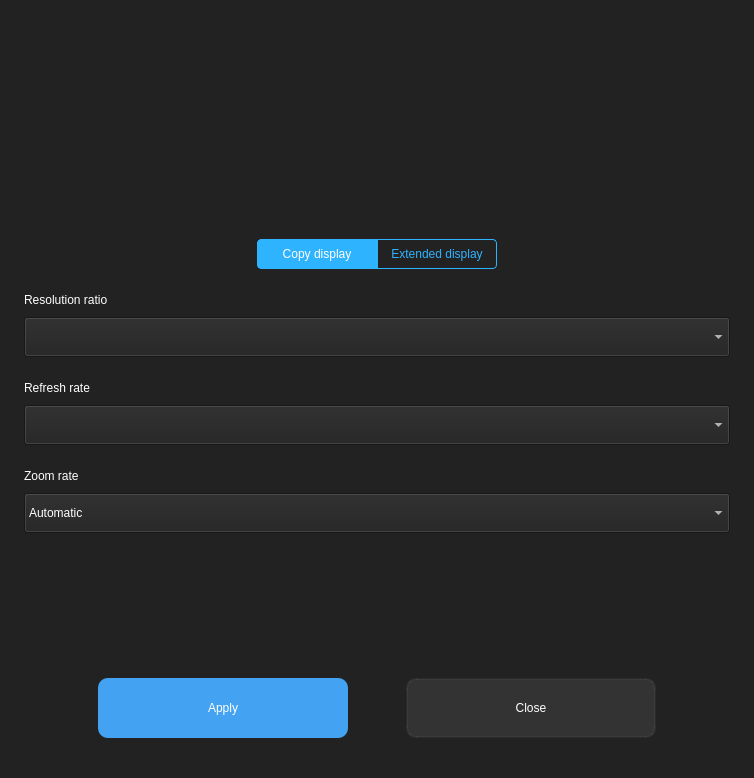
<?xml version="1.0" encoding="UTF-8"?>
<ui version="4.0">
 <class>KiranDisplayConfiguration</class>
 <widget class="QWidget" name="KiranDisplayConfiguration">
  <property name="geometry">
   <rect>
    <x>0</x>
    <y>0</y>
    <width>754</width>
    <height>778</height>
   </rect>
  </property>
  <property name="windowTitle">
   <string>KiranDisplayConfiguration</string>
  </property>
  <property name="styleSheet">
   <string notr="true">QWidget:focus{
outline: none;
}

QWidget{
background-color: #222222;
color: #ffffff;
}


  QWidget:disabled {
      background-color: rgba(255,255,255,5);
	color: rgba(255,255,255,60);
  }

</string>
  </property>
  <layout class="QVBoxLayout" name="verticalLayout" stretch="2,0,5">
   <property name="spacing">
    <number>20</number>
   </property>
   <property name="leftMargin">
    <number>24</number>
   </property>
   <property name="topMargin">
    <number>24</number>
   </property>
   <property name="rightMargin">
    <number>24</number>
   </property>
   <property name="bottomMargin">
    <number>0</number>
   </property>
   <item>
    <widget class="KiranDisplayConfigurationPanel" name="panel" native="true"/>
   </item>
   <item>
    <widget class="QWidget" name="tabBtnWidget" native="true">
     <layout class="QVBoxLayout" name="verticalLayout_12">
      <property name="spacing">
       <number>0</number>
      </property>
      <property name="leftMargin">
       <number>0</number>
      </property>
      <property name="topMargin">
       <number>0</number>
      </property>
      <property name="rightMargin">
       <number>0</number>
      </property>
      <property name="bottomMargin">
       <number>0</number>
      </property>
      <item>
       <layout class="QHBoxLayout" name="horizontalLayout_3">
        <property name="spacing">
         <number>0</number>
        </property>
        <property name="bottomMargin">
         <number>0</number>
        </property>
        <item>
         <spacer name="horizontalSpacer">
          <property name="orientation">
           <enum>Qt::Horizontal</enum>
          </property>
          <property name="sizeHint" stdset="0">
           <size>
            <width>40</width>
            <height>20</height>
           </size>
          </property>
         </spacer>
        </item>
        <item>
         <widget class="QPushButton" name="pushButton_copy_display">
          <property name="minimumSize">
           <size>
            <width>120</width>
            <height>30</height>
           </size>
          </property>
          <property name="maximumSize">
           <size>
            <width>120</width>
            <height>30</height>
           </size>
          </property>
          <property name="styleSheet">
           <string notr="true">
QPushButton {
    border: 1px solid #2eb3ff;
	color: #2eb3ff;
	border-top-left-radius: 4px;
	border-bottom-left-radius: 4px;
  }

  QPushButton:hover {
	background-color: rgb(121, 195, 255);
	color: #ffffff;	
  }
  QPushButton:checked {
      background-color:#2eb3ff;
	 color: #ffffff;	
	 border-top-left-radius: 4px;
 	 border-bottom-left-radius: 4px;
  }
</string>
          </property>
          <property name="text">
           <string>Copy display</string>
          </property>
          <property name="checkable">
           <bool>true</bool>
          </property>
          <property name="checked">
           <bool>true</bool>
          </property>
          <property name="flat">
           <bool>true</bool>
          </property>
         </widget>
        </item>
        <item>
         <widget class="QPushButton" name="pushButton_extend_display">
          <property name="minimumSize">
           <size>
            <width>120</width>
            <height>30</height>
           </size>
          </property>
          <property name="maximumSize">
           <size>
            <width>120</width>
            <height>30</height>
           </size>
          </property>
          <property name="styleSheet">
           <string notr="true">
QPushButton {
    border: 1px solid #2eb3ff;
	color: #2eb3ff;
	border-top-right-radius: 4px;
	border-bottom-right-radius: 4px;
  }

  QPushButton:hover {
	background-color: rgb(121, 195, 255);
	color: #ffffff;	
  }
  QPushButton:checked {
      background-color: #2eb3ff;
	 color: #ffffff;	
	 border-top-right-radius: 4px;
 	 border-bottom-right-radius: 4px;
  }
</string>
          </property>
          <property name="text">
           <string>Extended display</string>
          </property>
          <property name="checkable">
           <bool>true</bool>
          </property>
         </widget>
        </item>
        <item>
         <spacer name="horizontalSpacer_2">
          <property name="orientation">
           <enum>Qt::Horizontal</enum>
          </property>
          <property name="sizeHint" stdset="0">
           <size>
            <width>40</width>
            <height>20</height>
           </size>
          </property>
         </spacer>
        </item>
       </layout>
      </item>
     </layout>
    </widget>
   </item>
   <item>
    <widget class="QScrollArea" name="scrollArea">
     <property name="styleSheet">
      <string notr="true">
  QScrollBar:vertical {
      border: 0px solid grey;
      background: rgba(255,255,255,10);
      width: 6px;
      margin: 20px 0px 20px 0px;
  }
  QScrollBar::handle:vertical {
      background: rgba(255,255,255,30);
      min-height: 20px;
  }
  QScrollBar::add-line:vertical {
      border: 0px solid grey;
      background: #32CC99;
      height: 0px;
      subcontrol-position: right;
      subcontrol-origin: margin;
  }

  QScrollBar::sub-line:vertical {
      border: 0px solid grey;
      background: #32CC99;
      height: 0px;
      subcontrol-position: left;
      subcontrol-origin: margin;
  }

  QScrollBar:horizontal {
      border: 0px solid grey;
      background: rgba(255,255,255,10);
      height: 6px;
      margin: 0px 20px 0 20px;
  }
  QScrollBar::handle:horizontal {
      background: rgba(255,255,255,30);
      min-width: 20px;
  }
  QScrollBar::add-line:horizontal {
      border: 0px solid grey;
      width: 0px;
      subcontrol-position: right;
      subcontrol-origin: margin;
  }

  QScrollBar::sub-line:horizontal {
      border: 0px solid grey;
      width: 0px;
      subcontrol-position: left;
      subcontrol-origin: margin;
  }</string>
     </property>
     <property name="frameShape">
      <enum>QFrame::NoFrame</enum>
     </property>
     <property name="sizeAdjustPolicy">
      <enum>QAbstractScrollArea::AdjustToContents</enum>
     </property>
     <property name="widgetResizable">
      <bool>true</bool>
     </property>
     <widget class="QWidget" name="scrollAreaWidgetContents">
      <property name="geometry">
       <rect>
        <x>0</x>
        <y>0</y>
        <width>692</width>
        <height>501</height>
       </rect>
      </property>
      <property name="sizePolicy">
       <sizepolicy hsizetype="Preferred" vsizetype="Expanding">
        <horstretch>0</horstretch>
        <verstretch>0</verstretch>
       </sizepolicy>
      </property>
      <property name="styleSheet">
       <string notr="true"/>
      </property>
      <layout class="QVBoxLayout" name="verticalLayout_10">
       <property name="spacing">
        <number>0</number>
       </property>
       <property name="leftMargin">
        <number>0</number>
       </property>
       <property name="topMargin">
        <number>0</number>
       </property>
       <property name="rightMargin">
        <number>0</number>
       </property>
       <property name="bottomMargin">
        <number>0</number>
       </property>
       <item>
        <widget class="QStackedWidget" name="stackedWidget">
         <property name="currentIndex">
          <number>0</number>
         </property>
         <widget class="QWidget" name="stackedWidgetPage1">
          <layout class="QVBoxLayout" name="verticalLayout_2">
           <property name="spacing">
            <number>24</number>
           </property>
           <property name="leftMargin">
            <number>0</number>
           </property>
           <property name="topMargin">
            <number>4</number>
           </property>
           <property name="rightMargin">
            <number>0</number>
           </property>
           <property name="bottomMargin">
            <number>0</number>
           </property>
           <item>
            <layout class="QVBoxLayout" name="verticalLayout_7">
             <property name="spacing">
              <number>10</number>
             </property>
             <item>
              <widget class="QLabel" name="label">
               <property name="text">
                <string>Resolution ratio</string>
               </property>
              </widget>
             </item>
             <item>
              <widget class="KiranComboBox" name="comboBox_resolving">
               <property name="minimumSize">
                <size>
                 <width>0</width>
                 <height>40</height>
                </size>
               </property>
               <property name="maximumSize">
                <size>
                 <width>16777215</width>
                 <height>40</height>
                </size>
               </property>
              </widget>
             </item>
            </layout>
           </item>
           <item>
            <layout class="QVBoxLayout" name="verticalLayout_8">
             <property name="spacing">
              <number>10</number>
             </property>
             <item>
              <widget class="QLabel" name="label_2">
               <property name="text">
                <string>Refresh rate</string>
               </property>
              </widget>
             </item>
             <item>
              <widget class="KiranComboBox" name="comboBox_refreshRate">
               <property name="minimumSize">
                <size>
                 <width>0</width>
                 <height>40</height>
                </size>
               </property>
               <property name="maximumSize">
                <size>
                 <width>16777215</width>
                 <height>40</height>
                </size>
               </property>
              </widget>
             </item>
            </layout>
           </item>
           <item>
            <layout class="QVBoxLayout" name="verticalLayout_9">
             <property name="spacing">
              <number>10</number>
             </property>
             <item>
              <widget class="QLabel" name="label_3">
               <property name="text">
                <string>Zoom rate</string>
               </property>
              </widget>
             </item>
             <item>
              <widget class="KiranComboBox" name="comboBox_windowScalingFactor">
               <property name="minimumSize">
                <size>
                 <width>0</width>
                 <height>40</height>
                </size>
               </property>
               <property name="maximumSize">
                <size>
                 <width>16777215</width>
                 <height>40</height>
                </size>
               </property>
               <item>
                <property name="text">
                 <string>Automatic</string>
                </property>
               </item>
               <item>
                <property name="text">
                 <string>100% (recommended)</string>
                </property>
               </item>
               <item>
                <property name="text">
                 <string>200%</string>
                </property>
               </item>
              </widget>
             </item>
            </layout>
           </item>
           <item>
            <spacer name="verticalSpacer">
             <property name="orientation">
              <enum>Qt::Vertical</enum>
             </property>
             <property name="sizeType">
              <enum>QSizePolicy::Expanding</enum>
             </property>
             <property name="sizeHint" stdset="0">
              <size>
               <width>20</width>
               <height>40</height>
              </size>
             </property>
            </spacer>
           </item>
           <item>
            <layout class="QHBoxLayout" name="horizontalLayout_5">
             <property name="spacing">
              <number>58</number>
             </property>
             <property name="bottomMargin">
              <number>40</number>
             </property>
             <item>
              <spacer name="horizontalSpacer_7">
               <property name="orientation">
                <enum>Qt::Horizontal</enum>
               </property>
               <property name="sizeHint" stdset="0">
                <size>
                 <width>40</width>
                 <height>20</height>
                </size>
               </property>
              </spacer>
             </item>
             <item>
              <widget class="QPushButton" name="pushButton_ok">
               <property name="minimumSize">
                <size>
                 <width>250</width>
                 <height>60</height>
                </size>
               </property>
               <property name="maximumSize">
                <size>
                 <width>250</width>
                 <height>60</height>
                </size>
               </property>
               <property name="styleSheet">
                <string notr="true">QPushButton {
      border-radius:10px;
	background-color: rgb(67, 163, 242);
  }

  QPushButton:hover {
	background-color: rgb(121, 195, 255);
  }
  QPushButton:pressed {
      background-color: rgb(21, 104, 173);
  }

  QPushButton:disabled {
      background-color: rgba(255,255,255,5);
	color: rgba(255,255,255,60);
  }

</string>
               </property>
               <property name="text">
                <string>Apply</string>
               </property>
              </widget>
             </item>
             <item>
              <widget class="QPushButton" name="pushButton_cancel">
               <property name="minimumSize">
                <size>
                 <width>250</width>
                 <height>60</height>
                </size>
               </property>
               <property name="maximumSize">
                <size>
                 <width>250</width>
                 <height>60</height>
                </size>
               </property>
               <property name="styleSheet">
                <string notr="true">QPushButton {
border-radius:10px;
background-color: rgba(255, 255, 255, 20);
border: 2px solid rgba(255, 255, 255, 10);
  }
  QPushButton:hover {
border-radius:10px;
background-color: rgba(255, 255, 255, 30);
border: 2px solid rgba(67, 163, 242,10);
  }
  QPushButton:pressed {
border-radius:10px;
background-color: rgba(255, 255, 255, 10);
border: 2px solid rgba(255, 255, 255, 20);
  }</string>
               </property>
               <property name="text">
                <string>Close</string>
               </property>
              </widget>
             </item>
             <item>
              <spacer name="horizontalSpacer_8">
               <property name="orientation">
                <enum>Qt::Horizontal</enum>
               </property>
               <property name="sizeHint" stdset="0">
                <size>
                 <width>40</width>
                 <height>20</height>
                </size>
               </property>
              </spacer>
             </item>
            </layout>
           </item>
          </layout>
         </widget>
         <widget class="QWidget" name="stackedWidgetPage2">
          <layout class="QVBoxLayout" name="verticalLayout_3">
           <property name="spacing">
            <number>24</number>
           </property>
           <property name="leftMargin">
            <number>0</number>
           </property>
           <property name="topMargin">
            <number>0</number>
           </property>
           <property name="rightMargin">
            <number>0</number>
           </property>
           <property name="bottomMargin">
            <number>0</number>
           </property>
           <item>
            <widget class="QWidget" name="enable_widget" native="true">
             <property name="minimumSize">
              <size>
               <width>0</width>
               <height>0</height>
              </size>
             </property>
             <layout class="QVBoxLayout" name="verticalLayout_13">
              <property name="spacing">
               <number>18</number>
              </property>
              <property name="leftMargin">
               <number>0</number>
              </property>
              <property name="topMargin">
               <number>0</number>
              </property>
              <property name="rightMargin">
               <number>0</number>
              </property>
              <property name="bottomMargin">
               <number>0</number>
              </property>
              <item>
               <layout class="QHBoxLayout" name="horizontalLayout_2">
                <item>
                 <widget class="QLabel" name="label_7">
                  <property name="text">
                   <string>Open</string>
                  </property>
                 </widget>
                </item>
                <item>
                 <spacer name="horizontalSpacer_3">
                  <property name="orientation">
                   <enum>Qt::Horizontal</enum>
                  </property>
                  <property name="sizeHint" stdset="0">
                   <size>
                    <width>40</width>
                    <height>20</height>
                   </size>
                  </property>
                 </spacer>
                </item>
                <item>
                 <widget class="QPushButton" name="pushButton_enabled">
                  <property name="minimumSize">
                   <size>
                    <width>54</width>
                    <height>24</height>
                   </size>
                  </property>
                  <property name="maximumSize">
                   <size>
                    <width>54</width>
                    <height>24</height>
                   </size>
                  </property>
                  <property name="styleSheet">
                   <string notr="true">QPushButton{ border-image:url(://images/close_btn.png) ;}

  QPushButton:checked {
       border-image: url(://images/open_btn.png);
  }

  QPushButton:checked:disabled {
       border-image: url(://images/open_btn_disable.png);
  }

  QPushButton:disabled {
       border-image: url(://images/close_btn_disable.png);
  }</string>
                  </property>
                  <property name="text">
                   <string/>
                  </property>
                  <property name="checkable">
                   <bool>true</bool>
                  </property>
                 </widget>
                </item>
               </layout>
              </item>
              <item>
               <widget class="QWidget" name="widget_extra_primary" native="true">
                <layout class="QHBoxLayout" name="horizontalLayout_6">
                 <property name="spacing">
                  <number>0</number>
                 </property>
                 <property name="leftMargin">
                  <number>0</number>
                 </property>
                 <property name="topMargin">
                  <number>0</number>
                 </property>
                 <property name="rightMargin">
                  <number>0</number>
                 </property>
                 <property name="bottomMargin">
                  <number>0</number>
                 </property>
                 <item>
                  <layout class="QHBoxLayout" name="horizontalLayout_4">
                   <item>
                    <widget class="QLabel" name="label_8">
                     <property name="text">
                      <string>Set as main display</string>
                     </property>
                    </widget>
                   </item>
                   <item>
                    <spacer name="horizontalSpacer_4">
                     <property name="orientation">
                      <enum>Qt::Horizontal</enum>
                     </property>
                     <property name="sizeHint" stdset="0">
                      <size>
                       <width>40</width>
                       <height>20</height>
                      </size>
                     </property>
                    </spacer>
                   </item>
                   <item>
                    <widget class="QPushButton" name="pushButton_extra_primary">
                     <property name="enabled">
                      <bool>true</bool>
                     </property>
                     <property name="minimumSize">
                      <size>
                       <width>54</width>
                       <height>24</height>
                      </size>
                     </property>
                     <property name="maximumSize">
                      <size>
                       <width>54</width>
                       <height>24</height>
                      </size>
                     </property>
                     <property name="styleSheet">
                      <string notr="true">QPushButton{ border-image:url(://images/close_btn.png) ;}

  QPushButton:checked {
       border-image: url(://images/open_btn.png);
  }
  QPushButton:checked:disabled {
       border-image: url(://images/open_btn_disable.png);
  }

  QPushButton:disabled {
       border-image: url(://images/close_btn_disable.png);
  }</string>
                     </property>
                     <property name="text">
                      <string/>
                     </property>
                     <property name="checkable">
                      <bool>true</bool>
                     </property>
                    </widget>
                   </item>
                  </layout>
                 </item>
                </layout>
               </widget>
              </item>
             </layout>
             <zorder></zorder>
             <zorder>widget_extra_primary</zorder>
            </widget>
           </item>
           <item>
            <layout class="QVBoxLayout" name="verticalLayout_4">
             <property name="spacing">
              <number>10</number>
             </property>
             <item>
              <widget class="QLabel" name="label_4">
               <property name="text">
                <string>Resolution ratio</string>
               </property>
              </widget>
             </item>
             <item>
              <widget class="KiranComboBox" name="comboBox_extra_resolving">
               <property name="minimumSize">
                <size>
                 <width>0</width>
                 <height>40</height>
                </size>
               </property>
               <property name="maximumSize">
                <size>
                 <width>16777215</width>
                 <height>40</height>
                </size>
               </property>
              </widget>
             </item>
            </layout>
           </item>
           <item>
            <layout class="QVBoxLayout" name="verticalLayout_5">
             <property name="spacing">
              <number>10</number>
             </property>
             <item>
              <widget class="QLabel" name="label_5">
               <property name="text">
                <string>Refresh rate</string>
               </property>
              </widget>
             </item>
             <item>
              <widget class="KiranComboBox" name="comboBox_extra_refreshRate">
               <property name="minimumSize">
                <size>
                 <width>0</width>
                 <height>40</height>
                </size>
               </property>
               <property name="maximumSize">
                <size>
                 <width>16777215</width>
                 <height>40</height>
                </size>
               </property>
              </widget>
             </item>
            </layout>
           </item>
           <item>
            <layout class="QVBoxLayout" name="verticalLayout_6">
             <property name="spacing">
              <number>10</number>
             </property>
             <item>
              <widget class="QLabel" name="label_6">
               <property name="text">
                <string>Zoom rate</string>
               </property>
              </widget>
             </item>
             <item>
              <widget class="KiranComboBox" name="comboBox_extra_windowScalingFactor">
               <property name="minimumSize">
                <size>
                 <width>0</width>
                 <height>40</height>
                </size>
               </property>
               <property name="maximumSize">
                <size>
                 <width>16777215</width>
                 <height>40</height>
                </size>
               </property>
               <item>
                <property name="text">
                 <string>Automatic</string>
                </property>
               </item>
               <item>
                <property name="text">
                 <string>100% (recommended)</string>
                </property>
               </item>
               <item>
                <property name="text">
                 <string>200%</string>
                </property>
               </item>
              </widget>
             </item>
            </layout>
           </item>
           <item>
            <spacer name="verticalSpacer_2">
             <property name="orientation">
              <enum>Qt::Vertical</enum>
             </property>
             <property name="sizeHint" stdset="0">
              <size>
               <width>20</width>
               <height>40</height>
              </size>
             </property>
            </spacer>
           </item>
           <item>
            <layout class="QHBoxLayout" name="horizontalLayout">
             <property name="spacing">
              <number>58</number>
             </property>
             <property name="bottomMargin">
              <number>40</number>
             </property>
             <item>
              <spacer name="horizontalSpacer_5">
               <property name="orientation">
                <enum>Qt::Horizontal</enum>
               </property>
               <property name="sizeHint" stdset="0">
                <size>
                 <width>40</width>
                 <height>20</height>
                </size>
               </property>
              </spacer>
             </item>
             <item>
              <widget class="QPushButton" name="pushButton_extra_ok">
               <property name="minimumSize">
                <size>
                 <width>250</width>
                 <height>60</height>
                </size>
               </property>
               <property name="maximumSize">
                <size>
                 <width>250</width>
                 <height>60</height>
                </size>
               </property>
               <property name="styleSheet">
                <string notr="true">QPushButton {
      border-radius:10px;
	background-color: rgb(67, 163, 242);
  }

  QPushButton:hover {
	background-color: rgb(121, 195, 255);
  }
  QPushButton:pressed {
      background-color: rgb(21, 104, 173);
  }

  QPushButton:disabled {
      background-color: rgba(255,255,255,5);
	color: rgba(255,255,255,60);
  }

</string>
               </property>
               <property name="text">
                <string>Apply</string>
               </property>
              </widget>
             </item>
             <item>
              <widget class="QPushButton" name="pushButton_extra_cancel">
               <property name="minimumSize">
                <size>
                 <width>250</width>
                 <height>60</height>
                </size>
               </property>
               <property name="maximumSize">
                <size>
                 <width>250</width>
                 <height>60</height>
                </size>
               </property>
               <property name="styleSheet">
                <string notr="true">QPushButton {
border-radius:10px;
background-color: rgba(255, 255, 255, 20);
border: 2px solid rgba(255, 255, 255, 10);
  }
  QPushButton:hover {
border-radius:10px;
background-color: rgba(255, 255, 255, 30);
border: 2px solid rgba(67, 163, 242,10);
  }
  QPushButton:pressed {
border-radius:10px;
background-color: rgba(255, 255, 255, 10);
border: 2px solid rgba(255, 255, 255, 20);
  }</string>
               </property>
               <property name="text">
                <string>Close</string>
               </property>
              </widget>
             </item>
             <item>
              <spacer name="horizontalSpacer_6">
               <property name="orientation">
                <enum>Qt::Horizontal</enum>
               </property>
               <property name="sizeHint" stdset="0">
                <size>
                 <width>40</width>
                 <height>20</height>
                </size>
               </property>
              </spacer>
             </item>
            </layout>
           </item>
          </layout>
         </widget>
        </widget>
       </item>
      </layout>
     </widget>
    </widget>
   </item>
  </layout>
 </widget>
 <layoutdefault spacing="6" margin="11"/>
 <customwidgets>
  <customwidget>
   <class>KiranDisplayConfigurationPanel</class>
   <extends>QWidget</extends>
   <header>kiran-display-configuration-panel.h</header>
   <container>1</container>
  </customwidget>
  <customwidget>
   <class>KiranComboBox</class>
   <extends>QComboBox</extends>
   <header>kiran-combobox.h</header>
  </customwidget>
 </customwidgets>
 <resources/>
 <connections/>
</ui>
